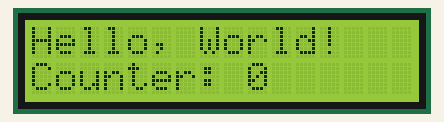
Recording of a sketch running on a simulated Arduino Uno, built with avr-gcc and run on an emulated ATmega328P. Parts: 16×2 character LCD.

Above: at 0.1 s.
At 4.1 s:
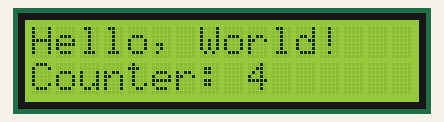
At 9.2 s:
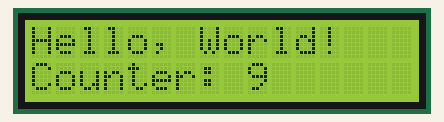
At 19.2 s:
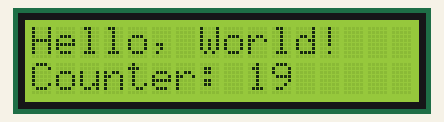
At 28.2 s:
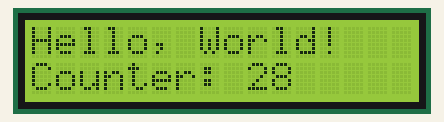
At 38.2 s:
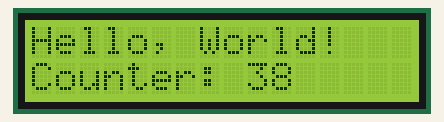

The sketch:

lcd_check.ino
```cpp
#include <LiquidCrystal_I2C.h>
#include <Wire.h>

// Initialize the LCD
// Set the I2C address (usually 0x27) and the dimensions (16 columns and 2 rows)
LiquidCrystal_I2C lcd(0x27, 16, 2);

void setup() {
  // Initialize the LCD
  lcd.init();
  lcd.backlight();  // Turn on the backlight

  // Display a welcome message
  lcd.setCursor(0, 0);  // Set the cursor to column 0, row 0
  lcd.print("Hello, World!");  // Print a message

  lcd.setCursor(0, 1);  // Set the cursor to column 0, row 1
  lcd.print("Counter: 0");  // Print the initial counter value
}

void loop() {
  static int counter = 0;  // Initialize a counter

  // Update the counter every second
  delay(1000);
  ++counter;

  // Update the counter display
  lcd.setCursor(9, 1);  // Set the cursor to column 9, row 1
  lcd.print(counter);  // Print the counter value
}
```

Measured:
- what the display in image 1 shows lasts 1.0 s, from 4.1 s to 5.1 s
